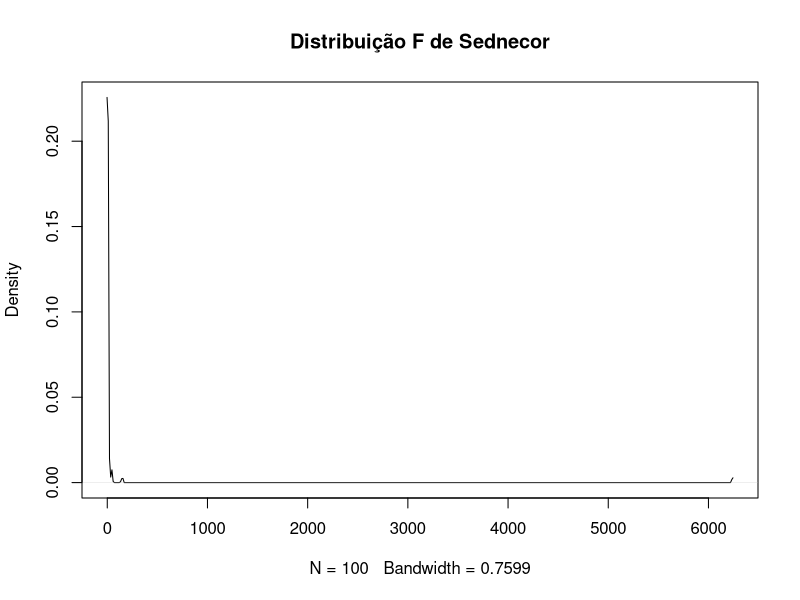
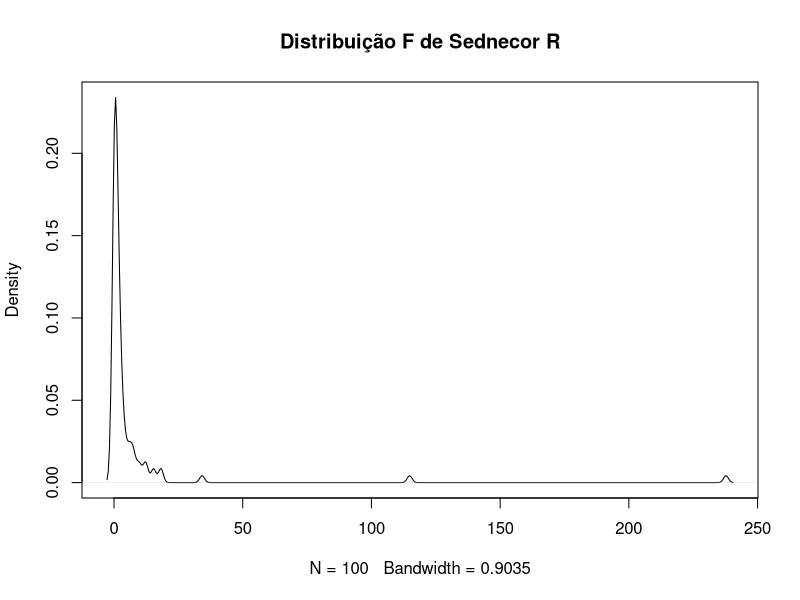

These figures' R source, in order:
##############################################################################
# Programa de Pós-Graduação em Engenharia Elétrica e de Computação - PPgEEC
# Processos Estocásticos
# Primeiro Trabalho de Processos Estocásticos
#
# F Distribution
#
# @author Marco Olimpio - marco.olimpio -at- gmail -dot- com
# @author Rebecca Betwel - bekbetwel -at- gmail -dot- com
##############################################################################

#Utiliza duas distribuição Chi-Square
#Página 208 da referencia

#Numero de amostras
n = 100
m = 200
dstChisquareR1 = rchisq(n,1)
dstChisquareR2 = rchisq(n,2)
dstFSnedecor = (dstChisquareR1/n)/(dstChisquareR2/m)
plot(density(dstFSnedecor),main="Distribuição F de Sednecor")

dstFSnedcorR = rf(n, 1, 2)
plot(density(dstFSnedcorR),main="Distribuição F de Sednecor R")
